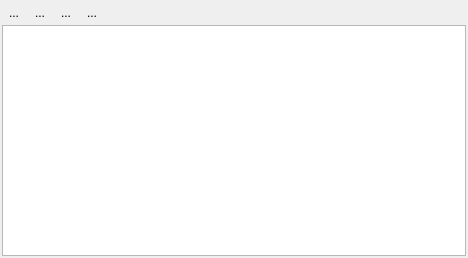
<?xml version="1.0" encoding="UTF-8"?>
<ui version="4.0">
 <class>Form</class>
 <widget class="QWidget" name="Form">
  <property name="geometry">
   <rect>
    <x>0</x>
    <y>0</y>
    <width>468</width>
    <height>258</height>
   </rect>
  </property>
  <property name="windowTitle">
   <string>Form</string>
  </property>
  <layout class="QVBoxLayout" name="verticalLayout">
   <property name="spacing">
    <number>2</number>
   </property>
   <property name="leftMargin">
    <number>2</number>
   </property>
   <property name="topMargin">
    <number>2</number>
   </property>
   <property name="rightMargin">
    <number>2</number>
   </property>
   <property name="bottomMargin">
    <number>2</number>
   </property>
   <item>
    <layout class="QHBoxLayout" name="horizontalLayout">
     <property name="spacing">
      <number>2</number>
     </property>
     <item>
      <widget class="QToolButton" name="btnAddField">
       <property name="text">
        <string>...</string>
       </property>
       <property name="autoRaise">
        <bool>true</bool>
       </property>
      </widget>
     </item>
     <item>
      <widget class="QToolButton" name="btnRemoveField">
       <property name="text">
        <string>...</string>
       </property>
       <property name="autoRaise">
        <bool>true</bool>
       </property>
      </widget>
     </item>
     <item>
      <widget class="QToolButton" name="btnToggleEditing">
       <property name="text">
        <string>...</string>
       </property>
       <property name="autoRaise">
        <bool>true</bool>
       </property>
      </widget>
     </item>
     <item>
      <widget class="QToolButton" name="btnFieldCalculator">
       <property name="text">
        <string>...</string>
       </property>
       <property name="autoRaise">
        <bool>true</bool>
       </property>
      </widget>
     </item>
     <item>
      <spacer name="horizontalSpacer">
       <property name="orientation">
        <enum>Qt::Horizontal</enum>
       </property>
       <property name="sizeHint" stdset="0">
        <size>
         <width>40</width>
         <height>20</height>
        </size>
       </property>
      </spacer>
     </item>
    </layout>
   </item>
   <item>
    <widget class="QTableView" name="tableView">
     <property name="sortingEnabled">
      <bool>true</bool>
     </property>
    </widget>
   </item>
  </layout>
  <action name="actionAddField">
   <property name="icon">
    <iconset resource="../../../../QGIS_FORK/images/images.qrc">
     <normaloff>:/images/themes/default/mActionNewAttribute.svg</normaloff>:/images/themes/default/mActionNewAttribute.svg</iconset>
   </property>
   <property name="text">
    <string>addField</string>
   </property>
  </action>
  <action name="actionRemoveField">
   <property name="icon">
    <iconset resource="../../../../QGIS_FORK/images/images.qrc">
     <normaloff>:/images/themes/default/mActionDeleteAttribute.svg</normaloff>:/images/themes/default/mActionDeleteAttribute.svg</iconset>
   </property>
   <property name="text">
    <string>Remove Field</string>
   </property>
  </action>
  <action name="actionToggleEditing">
   <property name="checkable">
    <bool>true</bool>
   </property>
   <property name="icon">
    <iconset resource="../../../../QGIS_FORK/images/images.qrc">
     <normaloff>:/images/themes/default/mActionToggleEditing.svg</normaloff>:/images/themes/default/mActionToggleEditing.svg</iconset>
   </property>
   <property name="text">
    <string>toggleEditing</string>
   </property>
  </action>
  <action name="actionFieldCalculator">
   <property name="icon">
    <iconset resource="../../../../QGIS_FORK/images/images.qrc">
     <normaloff>:/images/themes/default/mActionCalculateField.svg</normaloff>:/images/themes/default/mActionCalculateField.svg</iconset>
   </property>
   <property name="text">
    <string>Field Calculator</string>
   </property>
  </action>
 </widget>
 <resources>
  <include location="../../../../QGIS_FORK/images/images.qrc"/>
  <include location="../qpsresources.qrc"/>
 </resources>
 <connections/>
</ui>
